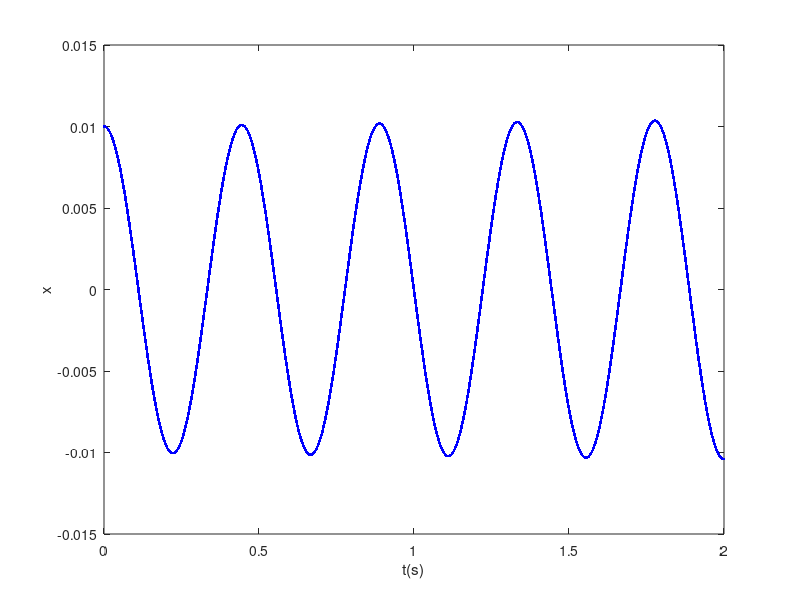
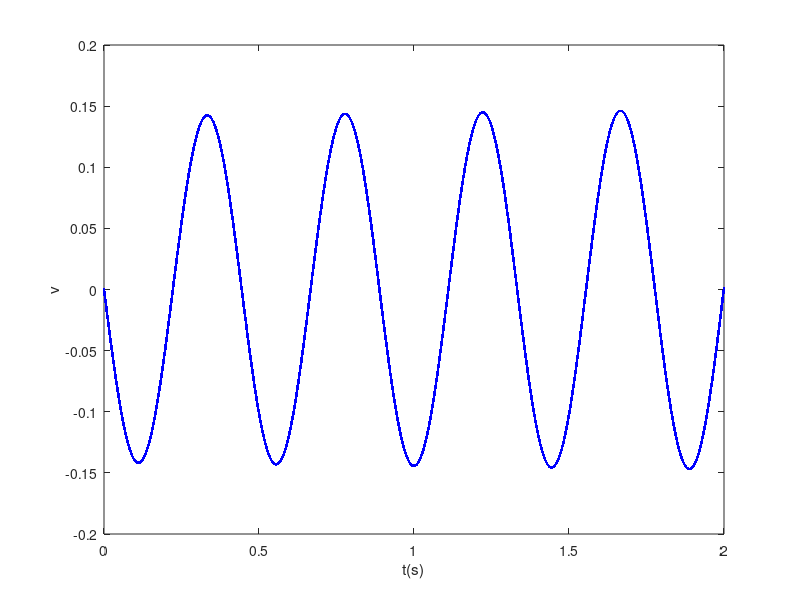

The MATLAB source for these figures, in order:
clearvars;
clc;

ti = 0;
tf = 2; %s

x0 = 0.01; %m
v0 = 0; %m/s

k = 2; %N/m
m = 0.010; %Kg

f = @(x) -(k/m)*x ;

N = 10000;

h = (tf-ti)/N;

v = zeros(N+1,1);
x = zeros(N+1,1);
t = zeros(N+1,1);

v(1) = v0;
x(1) = x0;
t(1) = ti;

for i=1:N
    t(i+1) = ti + i*h;

    v(i+1) = v(i) + h * f(x(i));
    x(i+1) = x(i) + h * v(i);
end

figure(1);
plot(t,x,'.b');
xlabel('t(s)')
ylabel('x')

figure(2);
plot(t,v,'.b');
xlabel('t(s)');
ylabel('v')

